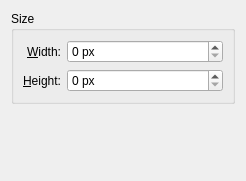
<?xml version="1.0" encoding="UTF-8"?>

<!--
SPDX-FileCopyrightText: 2023 Roman Gilg <subdiff@gmail.com>

SPDX-License-Identifier: GPL-2.0-or-later
-->

<ui version="4.0">
 <class>KWin::MagnifierEffectConfigForm</class>
 <widget class="QWidget" name="KWin::MagnifierEffectConfigForm">
  <property name="geometry">
   <rect>
    <x>0</x>
    <y>0</y>
    <width>246</width>
    <height>181</height>
   </rect>
  </property>
  <layout class="QVBoxLayout">
   <item>
    <widget class="QGroupBox" name="groupSize">
     <property name="title">
      <string>Size</string>
     </property>
     <layout class="QGridLayout" name="gridLayout">
      <item row="0" column="0">
       <widget class="QLabel" name="label">
        <property name="text">
         <string>&amp;Width:</string>
        </property>
        <property name="alignment">
         <set>Qt::AlignRight|Qt::AlignTrailing|Qt::AlignVCenter</set>
        </property>
        <property name="buddy">
         <cstring>kcfg_Width</cstring>
        </property>
       </widget>
      </item>
      <item row="0" column="1">
       <widget class="QSpinBox" name="kcfg_Width">
        <property name="sizePolicy">
         <sizepolicy hsizetype="Expanding" vsizetype="Fixed">
          <horstretch>0</horstretch>
          <verstretch>0</verstretch>
         </sizepolicy>
        </property>
        <property name="suffix">
         <string> px</string>
        </property>
        <property name="maximum">
         <number>9999</number>
        </property>
        <property name="singleStep">
         <number>10</number>
        </property>
       </widget>
      </item>
      <item row="1" column="0">
       <widget class="QLabel" name="label_2">
        <property name="text">
         <string>&amp;Height:</string>
        </property>
        <property name="alignment">
         <set>Qt::AlignRight|Qt::AlignTrailing|Qt::AlignVCenter</set>
        </property>
        <property name="buddy">
         <cstring>kcfg_Height</cstring>
        </property>
       </widget>
      </item>
      <item row="1" column="1">
       <widget class="QSpinBox" name="kcfg_Height">
        <property name="sizePolicy">
         <sizepolicy hsizetype="Expanding" vsizetype="Fixed">
          <horstretch>0</horstretch>
          <verstretch>0</verstretch>
         </sizepolicy>
        </property>
        <property name="suffix">
         <string> px</string>
        </property>
        <property name="maximum">
         <number>9999</number>
        </property>
        <property name="singleStep">
         <number>10</number>
        </property>
       </widget>
      </item>
     </layout>
    </widget>
   </item>
   <item>
    <widget class="KShortcutsEditor" name="editor" native="true">
        <property name="actionTypes">
            <enum>KShortcutsEditor::GlobalAction</enum>
        </property>
    </widget>
   </item>
  </layout>
 </widget>
 <customwidgets>
  <customwidget>
   <class>KShortcutsEditor</class>
   <extends>QWidget</extends>
   <header location="global">KShortcutsEditor</header>
   <container>1</container>
  </customwidget>
 </customwidgets>
 <resources/>
 <connections/>
</ui>
